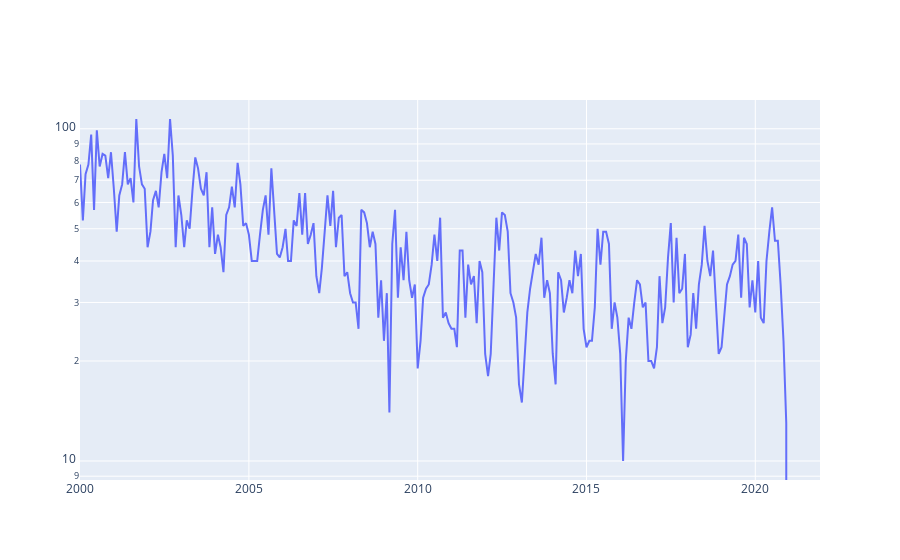

The cell this chart's notebook holds for it:
### Markdown cell above
### As I mentioned before we are only interested int the combination 'Alkoholunfälle', 'insgesamt'

### Code cell
our_pivot_table=pivot_f.copy()
import plotly.graph_objects as go
# instantiate the figure object
fig = go.Figure()

# add a scatter trace for every column
for col in our_pivot_table.columns:
    if col == ('Alkoholunfälle', 'insgesamt'):
        fig.add_scatter(x=our_pivot_table.index, y=our_pivot_table[col], name=col[0])

# change the scale to logarithmic and add title
fig.update_layout(
    yaxis=dict(type="log")
)

fig.show()

### Figure 1 — Plotly figure (JSON) as saved in the notebook; plotly's stock layout.template omitted (floating-point values rounded to 4 significant figures; data arrays with more than 128 entries replaced by an {"elided": "..."} marker saying what was removed)
{"data": [{"name": "Alkoholunfälle", "type": "scatter", "x": {"elided": "264 str values"}, "y": {"elided": "264 int values"}}], "layout": {"yaxis": {"type": "log"}}}
